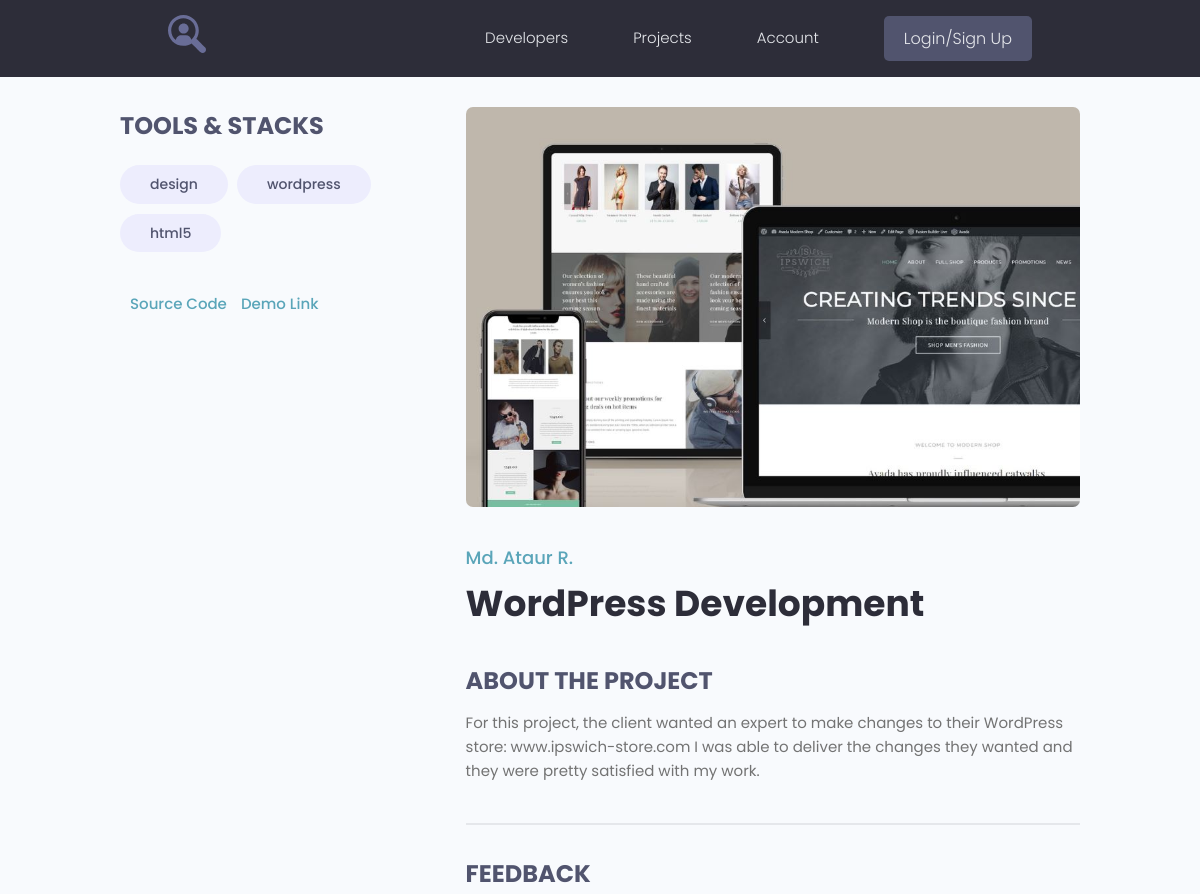
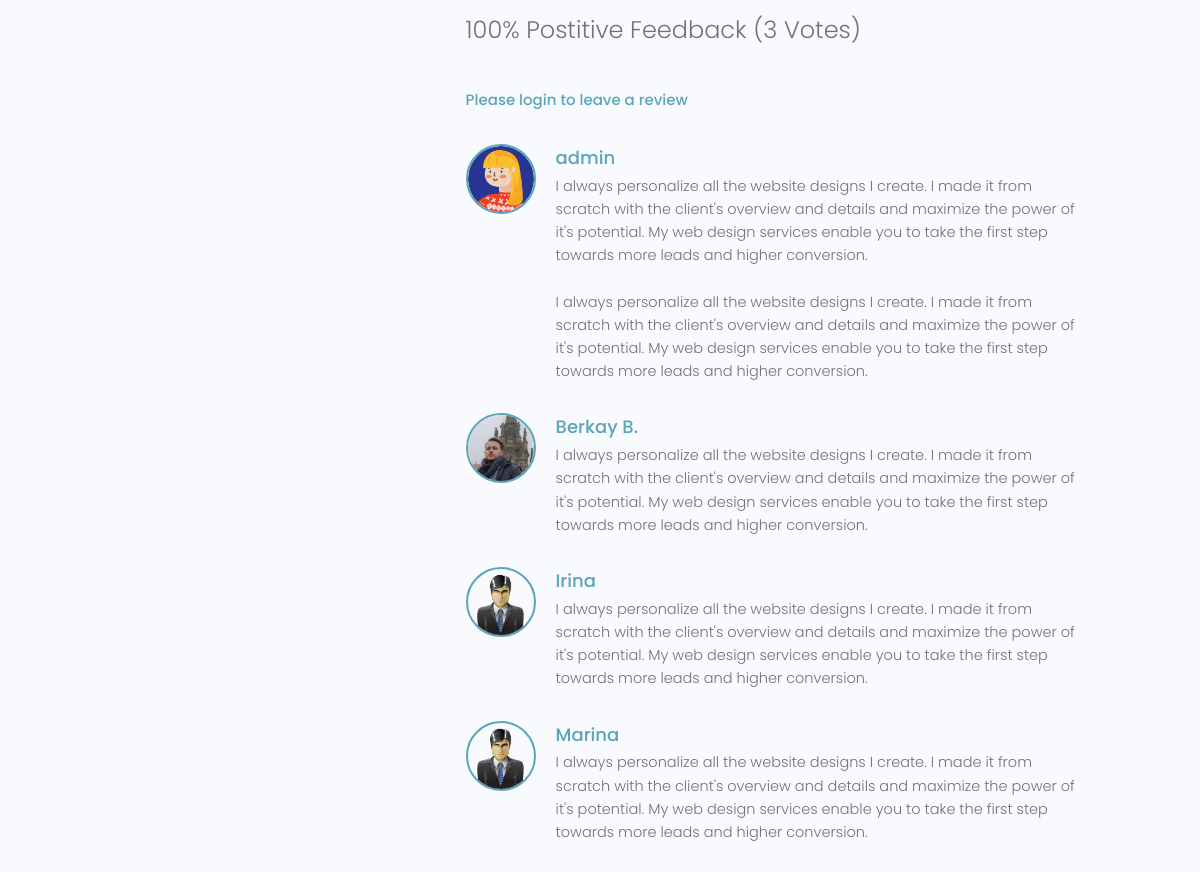
Page /projects/project/9/ on the committed database (2 pictures, top to bottom).
### projects/models.py (models this page shows, shortened)
class Tag(models.Model):
    name = models.CharField(max_length=200)
    created = models.DateTimeField(auto_now_add=True)
    def __str__(self):
        return self.name

class Project(models.Model):
    owner = models.ForeignKey(Profile, on_delete=models.SET_NULL, blank=True, null=True)
    title = models.CharField(max_length=200)
    description = models.TextField(blank=True)
    featured_image = models.ImageField(blank=True, default="default.jpg", upload_to="projects/%Y/%m/%d/")
    demo_link = models.CharField(max_length=500, blank=True)
    source_link = models.CharField(max_length=500, blank=True)
    tags = models.ManyToManyField('Tag', blank=True)
    vote_total = models.IntegerField(default=0)
    vote_ratio = models.IntegerField(default=0)
    created = models.DateTimeField(auto_now_add=True)
    class Meta:
        ordering = ['-vote_ratio', '-vote_total', 'title']
    def reviewers(self):
        queryset = self.review_set.all().values_list('owner__id', flat=True)
        return queryset

class Review(models.Model):
    VOTE_TYPE = (
        ('up', 'Up Vote'),
        ('down', 'Down Vote')
    )
    owner = models.ForeignKey(Profile, on_delete=models.CASCADE)
    project = models.ForeignKey(Project, on_delete=models.CASCADE)
    body = models.TextField(blank=True)
    value = models.CharField(max_length=20, choices=VOTE_TYPE)
    created = models.DateTimeField(auto_now_add=True)
    class Meta:
        unique_together = [['owner', 'project']]

### users/models.py (models this page shows, shortened)
class Profile(models.Model):
    user = models.OneToOneField(User, on_delete=models.CASCADE, blank=True)
    name = models.CharField(max_length=200, blank=True)
    email = models.EmailField(max_length=200, blank=True)
    username = models.CharField(max_length=200, blank=True)
    short_intro = models.CharField(max_length=200, blank=True)
    bio = models.TextField(blank=True)
    profile_image = models.ImageField(default="profiles/user-default.png", upload_to="profiles/")
    social_github = models.CharField(max_length=200, blank=True)
    social_youtube = models.CharField(max_length=200, blank=True)
    social_website = models.CharField(max_length=200, blank=True)
    created = models.DateTimeField(auto_now_add=True)

### projects/views.py (the view, shortened to what this page needs)
# urls.py: path('project/<str:pk>/', views.project, name="project"),
def project(request, pk):
    project_obj = Project.objects.get(id=pk)
    form = ReviewForm()
    return render(request, "projects/single-project.html", {'project': project_obj, "form": form})

### projects/templates/projects/single-project.html (shortened to what this page needs)
{% extends 'projects/base.html' %}
{% block content %}
  <main class="singleProject my-md">
    <div class="container">
      <div class="layout">
        <div class="column column--1of3">
          <h3 class="singleProject__subtitle">Tools & Stacks</h3>
          <div class="singleProject__toolStack">
            {% for tag in project.tags.all %}
            <span class="tag tag--pill tag--sub tag--lg">
              <small>{{ tag }}</small>
            </span>
            {% endfor %}
          </div>
          {% if project.source_link %}
          <a class="singleProject__liveLink" href="{{ project.source_link }}" target="_blank">Source Code
          </a>
          {% endif %}
          {% if project.demo_link %}
          <a class="singleProject__liveLink" href="{{ project.demo_link }}" target="_blank">Demo Link
          </a>
          {% endif %}
        </div>
        <div class="column column--2of3">
          <img class="singleProject__preview" src="{{ project.featured_image.url }}" alt="portfolio thumbnail" />
          <a href="{% url 'user_profile' project.owner.id %}" class="singleProject__developer">{{ project.owner.name }}</a>
          <h2 class="singleProject__title">{{ project.title }}</h2>
          <h3 class="singleProject__subtitle">About the Project</h3>
          <div class="singleProject__info">
            {{ project.description }}
          </div>
          <div class="comments">
            <h3 class="singleProject__subtitle">Feedback</h3>
            <h5 class="project--rating">
              {{ project.vote_ratio }}% Postitive Feedback ({{ project.vote_total }}
              Vote{{ project.vote_total|pluralize:"s"}})
            </h5>
            {% if request.user.profile.id in project.reviewers %}
            <p>You have already submitted you review for this project </p>
            {% elif request.user.profile == project.owner %}
                    <p>You cannot review your own work</p>
            {% else %}
            <a href="{% url 'login' %}">Please login to leave a review</a>
            {% endif %}
            <div class="commentList">
              {% for review in project.review_set.all %}
              {% if review.body %}
              <div class="comment">
                <a href="{% url 'user_profile' review.owner.id %}">
                  <img class="avatar avatar--md"
                    src="{{ review.owner.profile_image.url }}" alt="user" />
                </a>
                <div class="comment__details">
                  <a href="{% url 'user_profile' review.owner.id %}" class="comment__author">{{ review.owner.name }}</a>
                  <p class="comment__info">
                    {{ review.body|linebreaksbr }}
                  </p>
                </div>
              </div>
              {% endif %}
              {% endfor %}
            </div>
          </div>
        </div>
      </div>
    </div>
  </main>
{%  endblock %}

### projects/static/styles/app.css (style rules this page uses)
:root { --color-sub: #2d2d39; }
img { width: 100%; }
.singleProject .column--1of3 { order: 2; }
@media screen and (min-width: 1081px) { .singleProject .column--1of3 { order: 1; } }
@media screen and (min-width: 1081px) { .singleProject .column--2of3 { order: 2; } }
.singleProject__toolStack { margin-top: 2rem; margin-bottom: 4rem; }
.singleProject__liveLink { font-weight: 500; transition: all 0.3s ease-in-out; border-bottom: 2px solid transparent; }
.singleProject__preview { height: 50vh; object-fit: cover; object-position: top center; margin-bottom: 3rem; border-radius: 0.7rem; }
.singleProject__developer { font-size: 1.8rem; font-weight: 500; }
.singleProject__title { font-size: 3.6rem; font-weight: 700; color: var(--color-sub); margin-bottom: 3rem; }
.project--rating { margin-bottom: 1.6em; margin-top: .5em; }
.singleProject__subtitle { text-transform: uppercase; font-size: 2.4rem; font-weight: 700; color: var(--color-sub-light); margin-bottom: 1rem; }
.comments { margin-top: 4rem; padding-top: 3rem; border-top: 2px solid var(--color-light); }
.commentList { margin: 3rem 0; }
.comment { display: flex; gap: 2rem; }
.comment:not(:last-child) { margin-bottom: 3rem; }
.comment__author { font-size: 1.8rem; }
.comment__info { font-size: 1.45rem; }

### projects/static/uikit/styles/modules/_variables.css (style rules this page uses)
:root { --color-main: #5aa5b9; --color-main-light: #e6faff; --color-sub: #3f4156; --color-sub-light: #51546e; --color-sub-lighter: #ededfd; --color-text: #737373; --color-gray: #8b8b8b; --color-light: #e5e7eb; --color-light-gray: #767676; --color-bg: #f8fafd; --color-white: #fffefd; --color-white-light: #f3f3f3; --color-success: #359e64; --color-success-bg: #def8e8; --color-error: #fc4b0b; --color-error-bg: #fff2ee; --font-base: 'Poppins', arial, helvetica, 'Segoe UI', roboto, ubuntu, sans-serif; --font-monospace: 'Fira Code', 'Courier New', courier, monospace; --font-regular: 300; --font-medium: 500; --font-bold: 700; --generic-shadow: 1px 1px 5px #00000010; --generic-transition: all 0.3s ease-in-out; }

### projects/static/uikit/styles/modules/_base.css (style rules this page uses)
* { margin: 0; padding: 0; box-sizing: border-box; text-rendering: optimizeLegibility; color: inherit; font-size: inherit; }
html { font-size: 50%; }
@media only screen and (min-width: 480px) { html { font-size: 56.25%; } }
@media only screen and (min-width: 1200px) { html { font-size: 62.5%; } }
body { line-height: 1.6; font-weight: 400; font-size: 1.5rem; color: var(--color-text); background-color: var(--color-bg); min-height: 100vh; }

### projects/static/uikit/styles/modules/_typography.css (style rules this page uses)
* { font-family: var(--font-base); }
h2 { font-size: 3.6rem; font-weight: var(--font-bold); }
h3 { font-size: 3.2rem; font-weight: var(--font-medium); }
h5 { font-size: 2.4rem; font-weight: var(--font-medium); }
h5, h6 { font-weight: var(--font-regular); }
p, span, strong { font-size: 1.6rem; color: var(--color-text); font-weight: var(--font-regular); }
a { padding-bottom: 2px; text-decoration: none; display: inline-block; color: var(--color-main); font-weight: var(--font-medium); }

### projects/static/uikit/styles/modules/_utilities.css (style rules this page uses)
.container { width: 92%; max-width: 165rem; margin: 0 auto; box-sizing: border-box; }
@media screen and (min-width: 1000px) { .container { width: 90%; } }
@media screen and (min-width: 1200px) { .container { width: 80%; } }
.my-md { margin: 3rem auto; }

### projects/static/uikit/styles/modules/_avatar.css (style rules this page uses)
.avatar { border-radius: 50%; border: 2px solid var(--color-main); object-fit: cover; }
.avatar--md { height: 7rem; width: 7rem; }

### projects/static/uikit/styles/modules/_tag.css (style rules this page uses)
.tag { display: inline-flex; align-items: center; background-color: var(--color-sub); height: -webkit-fit-content; height: -moz-fit-content; height: fit-content; width: -webkit-fit-content; width: -moz-fit-content; width: fit-content; border-radius: 0.5rem; padding: 0.5rem 1.5rem; font-size: 1.2rem; cursor: pointer; }
.tag:not(:last-child) { margin-right: 0.25rem; margin-bottom: 0.75rem; }
.tag > small { color: var(--color-white); }
.tag--pill { border-radius: 5rem; }
.tag--sub, .tag--sub > small { background: var(--color-sub-lighter); color: var(--color-sub-light); font-weight: 500; }
.tag--lg { padding: 0.8rem 3rem; font-size: 1.4rem; }
.tag--lg:not(:last-child) { margin-right: 0.5rem; margin-bottom: 1rem; }

### projects/static/uikit/styles/modules/_layout.css (style rules this page uses)
.layout { display: flex; flex-flow: row wrap; justify-content: space-between; }
.layout > .column { margin-bottom: 3rem; }
.layout > .column.column--1of3 { flex-basis: 30%; }
.layout > .column.column--2of3 { flex-basis: 64%; }

### rows in the picture
Tag: name "design"
Tag: name "wordpress"
Tag: name "html5"
Project: featured_image (picture), owner.name "Md. Ataur R.", title "WordPress Development", description "For this project, the client wanted an expert to make changes to their WordPress store: www.ipswich-store.com I was able to deliver the changes they wanted and they were pretty satisfied with my work.", vote_ratio "100", vote_total "3"
Review: owner.profile_image (picture), owner.name "admin", body "I always personalize all the website designs I create. I made it from scratch with the client's overview and details and maximize the power of it's potential. My web design services enable you to take the first step towards more leads and higher conversion. I always personalize all the website designs I create. I made it from scratch with the client's overview and details and maximize the power of it's potential. My web design services enable you to take the first step towards more leads and higher conversion."
Review: owner.profile_image (picture), owner.name "Berkay B.", body "I always personalize all the website designs I create. I made it from scratch with the client's overview and details and maximize the power of it's potential. My web design services enable you to take the first step towards more leads and higher conversion."
Review: owner.profile_image (placeholder picture), owner.name "Irina", body "I always personalize all the website designs I create. I made it from scratch with the client's overview and details and maximize the power of it's potential. My web design services enable you to take the first step towards more leads and higher conversion."
Review: owner.profile_image (placeholder picture), owner.name "Marina", body "I always personalize all the website designs I create. I made it from scratch with the client's overview and details and maximize the power of it's potential. My web design services enable you to take the first step towards more leads and higher conversion."
